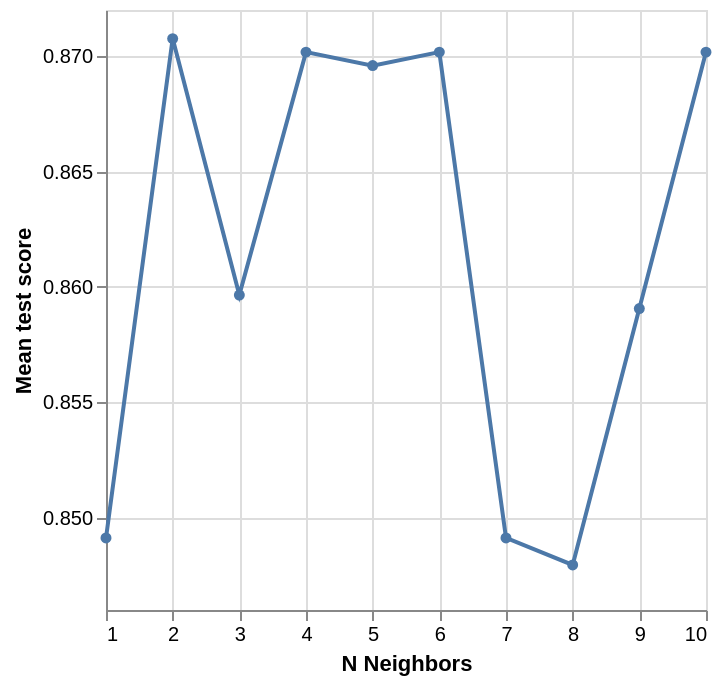

Notebook cell for this chart:
### Code cell
accuracy_versus_k_grid = (
    alt.Chart(accuracies_grid)
    .mark_line(point=True)
    .encode(
        x=alt.X("param_kneighborsclassifier__n_neighbors")
        .title("N Neighbors")
        .scale(zero=False),
        y=alt.Y("mean_test_score")
        .title("Mean test score")
        .scale(zero=False),
    )
)
accuracy_versus_k_grid

### Figure 1 — Vega specification as saved in the notebook (floating-point values rounded to 4 significant figures)
{"$schema": "https://vega.github.io/schema/vega/v5.json", "data": [{"name": "source_0", "values": [{"mean_test_score": 0.8491, "param_kneighborsclassifier__n_neighbors": 1}, {"mean_test_score": 0.8708, "param_kneighborsclassifier__n_neighbors": 2}, {"mean_test_score": 0.8596, "param_kneighborsclassifier__n_neighbors": 3}, {"mean_test_score": 0.8702, "param_kneighborsclassifier__n_neighbors": 4}, {"mean_test_score": 0.8696, "param_kneighborsclassifier__n_neighbors": 5}, {"mean_test_score": 0.8702, "param_kneighborsclassifier__n_neighbors": 6}, {"mean_test_score": 0.8491, "param_kneighborsclassifier__n_neighbors": 7}, {"mean_test_score": 0.848, "param_kneighborsclassifier__n_neighbors": 8}, {"mean_test_score": 0.8591, "param_kneighborsclassifier__n_neighbors": 9}, {"mean_test_score": 0.8702, "param_kneighborsclassifier__n_neighbors": 10}]}, {"name": "data_0", "values": [{"mean_test_score": 0.8491, "param_kneighborsclassifier__n_neighbors": 1}, {"mean_test_score": 0.8708, "param_kneighborsclassifier__n_neighbors": 2}, {"mean_test_score": 0.8596, "param_kneighborsclassifier__n_neighbors": 3}, {"mean_test_score": 0.8702, "param_kneighborsclassifier__n_neighbors": 4}, {"mean_test_score": 0.8696, "param_kneighborsclassifier__n_neighbors": 5}, {"mean_test_score": 0.8702, "param_kneighborsclassifier__n_neighbors": 6}, {"mean_test_score": 0.8491, "param_kneighborsclassifier__n_neighbors": 7}, {"mean_test_score": 0.848, "param_kneighborsclassifier__n_neighbors": 8}, {"mean_test_score": 0.8591, "param_kneighborsclassifier__n_neighbors": 9}, {"mean_test_score": 0.8702, "param_kneighborsclassifier__n_neighbors": 10}]}], "marks": [{"type": "line", "name": "layer_0_marks", "from": {"data": "source_0"}, "sort": {"field": "x"}, "encode": {"update": {"x": {"field": "param_kneighborsclassifier__n_neighbors", "scale": "x"}, "defined": {"signal": "isValid(datum[\"param_kneighborsclassifier__n_neighbors\"]) && isFinite(+datum[\"param_kneighborsclassifier__n_neighbors\"]) && isValid(datum[\"mean_test_score\"]) && isFinite(+datum[\"mean_test_score\"])"}, "stroke": {"value": "#4c78a8"}, "y": {"field": "mean_test_score", "scale": "y"}}}, "style": ["line"]}, {"type": "symbol", "name": "layer_1_marks", "from": {"data": "data_0"}, "encode": {"update": {"fill": {"value": "#4c78a8"}, "x": {"field": "param_kneighborsclassifier__n_neighbors", "scale": "x"}, "opacity": {"value": 1}, "y": {"field": "mean_test_score", "scale": "y"}}}, "style": ["point"]}], "scales": [{"name": "x", "type": "linear", "domain": {"fields": [{"data": "source_0", "field": "param_kneighborsclassifier__n_neighbors"}, {"data": "data_0", "field": "param_kneighborsclassifier__n_neighbors"}]}, "range": [0, {"signal": "width"}], "zero": false, "nice": true}, {"name": "y", "type": "linear", "domain": {"fields": [{"data": "source_0", "field": "mean_test_score"}, {"data": "data_0", "field": "mean_test_score"}]}, "range": [{"signal": "height"}, 0], "zero": false, "nice": true}], "axes": [{"scale": "x", "ticks": false, "labels": false, "domain": false, "aria": false, "maxExtent": 0, "zindex": 0, "gridScale": "y", "tickCount": {"signal": "ceil(width/40)"}, "minExtent": 0, "grid": true, "orient": "bottom"}, {"scale": "y", "tickCount": {"signal": "ceil(height/40)"}, "labels": false, "minExtent": 0, "zindex": 0, "domain": false, "grid": true, "ticks": false, "maxExtent": 0, "gridScale": "x", "aria": false, "orient": "left"}, {"scale": "x", "labelOverlap": true, "title": "N Neighbors", "labelFlush": true, "tickCount": {"signal": "ceil(width/40)"}, "orient": "bottom", "grid": false, "zindex": 0}, {"scale": "y", "zindex": 0, "grid": false, "orient": "left", "tickCount": {"signal": "ceil(height/40)"}, "title": "Mean test score", "labelOverlap": true}], "width": 300, "padding": 5, "background": "white", "height": 300, "style": "cell"}
